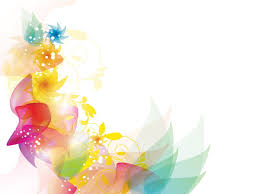
//> input picture images.jpg, 259 x 194 px
$ ./kmeans2 images.jpg   (built with g++ and OpenCV 4)
//> lines starting //> are read from the running program, lines starting //| are printed output that depends on the picture
#include <stdio.h>
#include <stdlib.h>
#include <string.h>
#include <cv.h>
#include <highgui.h>

#define DEBUG_MODE_OFF (0)
#define DEBUG_MODE_ON (1)
#define BACKGROND_COLOR_CHANNELS (3)
#define BACKGROND_COLOR_RED (0)
#define BACKGROND_COLOR_GREEN (1)
#define BACKGROND_COLOR_BLUE (2)

#define RESULT_FILE_WORDS (200)
#define MAX_CLUSTERS (12) /* number of cluster */
#define DEBUG_MODE (0)/*If u input 0,this program runs as runnning mode. 1 is debug mode*/

/*function DebugClusterNumber*/
int DebugClusterNumber(int Number){
    if(Number > MAX_CLUSTERS)
    {
     return 1;
    }
    else
    {
     return Number;
    }
}

int main(int argc, char** argv)
{
    int i,j, size;
    IplImage *src_img = 0, *dst_img = 0;
    CvMat tmp_header;
    CvMat *clusters, *points, *tmp;
    CvMat *count = cvCreateMat( MAX_CLUSTERS, 1, CV_32SC1);
    CvMat *centers = cvCreateMat( MAX_CLUSTERS, 3, CV_32FC1);
    const char *imagename;
    //set background color
    int background_color[BACKGROND_COLOR_CHANNELS] = {255,135,60};

    //set place u save image file.
    char file_name[] = "";
    char file_extension[] = ".bmp";

    // (1)load a specified file as a 3-channel color image
    imagename = argc > 1 ? argv[1] : "";

    src_img = cvLoadImage(imagename, CV_LOAD_IMAGE_COLOR);
//> src_img is the input picture: 194 rows x 259 cols, CV_8UC3; mean B, G, R 219.5, 233.7, 242.3
    if(src_img == 0)
        return -1;

    size = src_img->width * src_img->height;
//> size = 50246
    dst_img  = cvCloneImage(src_img);
    clusters = cvCreateMat(size, 1, CV_32SC1 );
    points   = cvCreateMat(size, 1, CV_32FC3 );

    // (2)reshape the image to be a 1 column matrix
#if 0
    tmp = cvCreateMat(size, 1, CV_8UC3);
    tmp = cvReshape(src_img, &tmp_header, 0, size);
    cvConvert(tmp, points);
    cvReleaseMat(&tmp);
#else
    for(i=0; i<size; i++) {
        points->data.fl[i*3+0] = (uchar)src_img->imageData[i*3+0];
        points->data.fl[i*3+1] = (uchar)src_img->imageData[i*3+1];
        points->data.fl[i*3+2] = (uchar)src_img->imageData[i*3+2];
    }
#endif

    // (3)run k-means clustering algorithm to segment pixels in RGB color space
    cvKMeans2( points, MAX_CLUSTERS, clusters,
              cvTermCriteria( CV_TERMCRIT_EPS+CV_TERMCRIT_ITER, 10, 1.0 ),
              1, 0, 0, centers, 0);
//> centers = [[39.57, 196.9, 235.9], [102, 209.1, 235.4], [54.8, 77.55, 219.4], [181.9, 194.1, 125.4], [176.3, 217.4, 244], [182.7, 141, 17.9], [166, 137.6, 220.2], [127.9, 62.07, 211.7], [251.2, 252.8, 253.5], [107, 168.4, 163.2], [204.5, 220.1, 194.7], [120.3, 158.7, 231.4]]

    // (4)make a each centroid represent all pixels in the cluster
    //If u selected DEBUG_MODE_OFF,All clusters output.
    if(DEBUG_MODE == DEBUG_MODE_OFF){
        for(i=0; i<size; i++){
            int idx = clusters->data.i[i];
            dst_img->imageData[i*3+0] = (char)centers->data.fl[idx*3+0];
            dst_img->imageData[i*3+1] = (char)centers->data.fl[idx*3+1];
            dst_img->imageData[i*3+2] = (char)centers->data.fl[idx*3+2];
        }
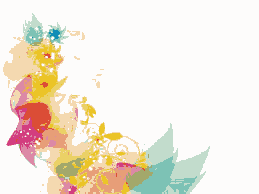
//> dst_img: 194 rows x 259 cols, CV_8UC3; mean B, G, R 219.3, 233, 241.8
        // (5)show source and destination image, and quit when any key pressed
        cvNamedWindow( "src", CV_WINDOW_AUTOSIZE);
        cvShowImage( "src", src_img );
        cvNamedWindow( "low-color", CV_WINDOW_AUTOSIZE);
        cvShowImage( "low-color", dst_img );
        cvWaitKey(0);
        cvDestroyWindow("src");
        cvDestroyWindow("low-color");
    }
    //If u selected DEBUG_MODE_ON, cluster which u selected outputs.
    //cluster which u didn't select is painted black color.
    else if(DEBUG_MODE == DEBUG_MODE_ON){
        for(j=0;j<MAX_CLUSTERS;j++)
        {
            //conbine strings
            char file[RESULT_FILE_WORDS] = "";//DON'T DELETE THIS! OR VARIABLE file ISN'T INITIALIZE.
            //generate saved file name.
            sprintf(file,"%s%d%s",file_name,j,file_extension);
            for(i=0; i<size; i++)
            {
                int idx = clusters->data.i[i];
                if(j == idx)
                {
                    dst_img->imageData[i*3+0] = (char)centers->data.fl[idx*3+0];
                    dst_img->imageData[i*3+1] = (char)centers->data.fl[idx*3+1];
                    dst_img->imageData[i*3+2] = (char)centers->data.fl[idx*3+2];
                }
                else
                {
                    dst_img->imageData[i*3+0] = background_color[BACKGROND_COLOR_BLUE];
                    dst_img->imageData[i*3+1] = background_color[BACKGROND_COLOR_GREEN];
                    dst_img->imageData[i*3+2] = background_color[BACKGROND_COLOR_RED];
                }
            }
            cvSaveImage(file,dst_img,0);
            printf("cluster %d image save completed.\n",j);
        }
    }
    cvReleaseImage(&src_img);
    cvReleaseImage(&dst_img);
    cvReleaseMat(&clusters);
    cvReleaseMat(&points);
    cvReleaseMat(&count);
    return 0;
}
